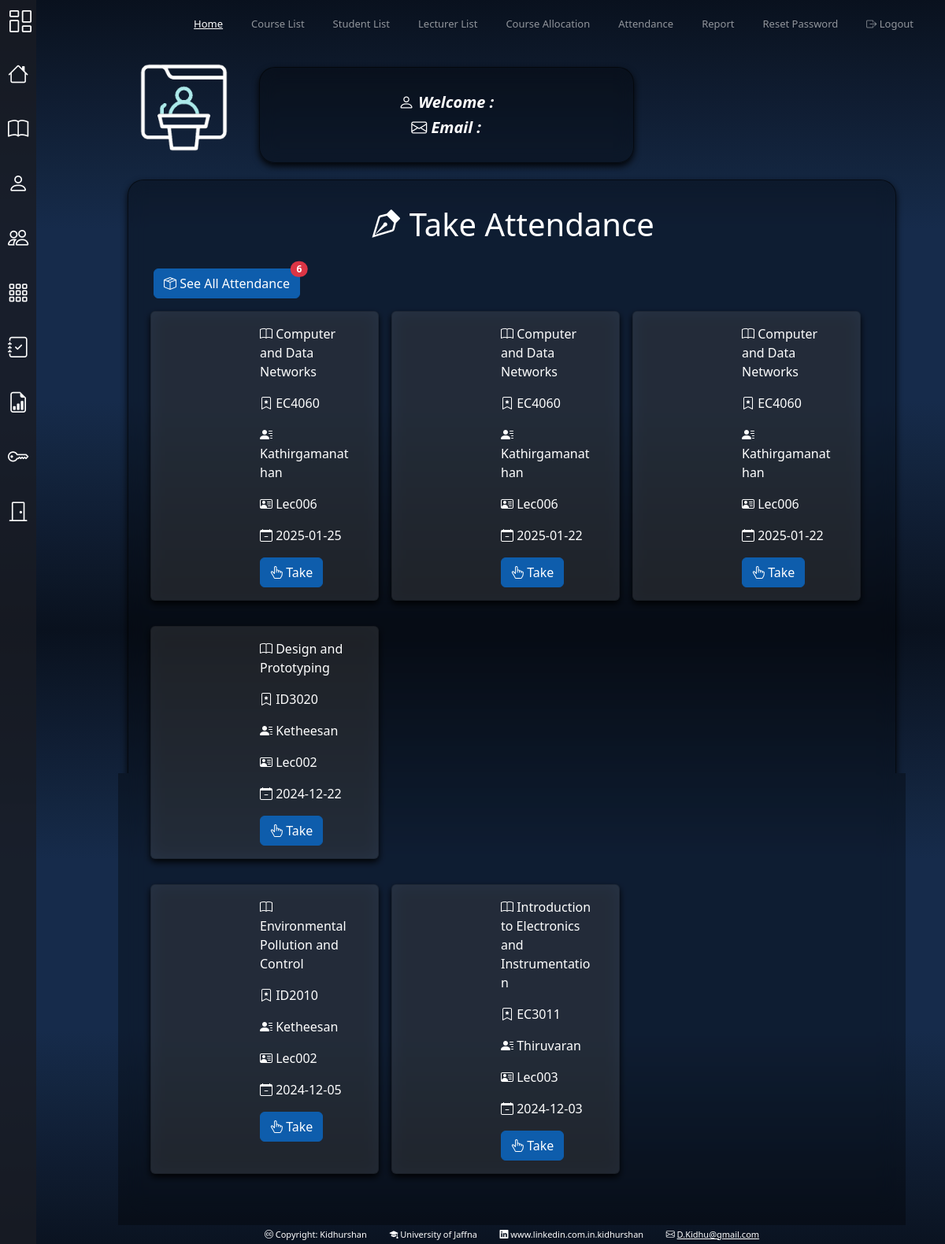
/MA_Dashboard/MA_index.php (signed in), run on the app's committed database.
### tables this page shows
CREATE TABLE `timeschedule` (
  `ScheduleID` int(11) NOT NULL,
  `AllocationID` int(100) NOT NULL,
  `Chapter` varchar(100) NOT NULL,
  `StartTime` varchar(100) NOT NULL,
  `EndTime` varchar(100) NOT NULL,
  `Date` date NOT NULL,
  `MA-Action` varchar(100) NOT NULL
);

CREATE TABLE `course` (
  `CourseCode` varchar(100) NOT NULL,
  `CourseName` varchar(100) NOT NULL,
  `Semester` int(11) NOT NULL,
  `Credit` int(11) NOT NULL,
  `LecHour` int(11) NOT NULL
);

CREATE TABLE `lecturer` (
  `Lecture-ID` varchar(100) NOT NULL,
  `Email` varchar(100) NOT NULL,
  `Password` varchar(100) NOT NULL,
  `FirstName` varchar(100) NOT NULL,
  `MidName` varchar(100) NOT NULL,
  `LastName` varchar(100) NOT NULL,
  `Profession` varchar(100) NOT NULL
);

### MA_Dashboard/MA_index.php (the view, shortened to what this page needs)
<!DOCTYPE html>
<html lang="en" data-bs-theme="white">
<head>
  <link href="https://cdn.jsdelivr.net/npm/bootstrap@5.3.0/dist/css/bootstrap.min.css" rel="stylesheet">
  <link href="https://cdn.jsdelivr.net/npm/bootstrap-icons/font/bootstrap-icons.css" rel="stylesheet">
  <link href="custom-styles.css" rel="stylesheet">
</head>
<body>
  <div class="sidebar">
    <ul class="nav flex-column">
        <li class="nav-item">
        <a class="nav-link" href="MA_index.php" data-bs-toggle="tooltip" data-bs-placement="right" title="Home">
            <i class="bi bi-house"></i>
        </a>
        </li>
        <li class="nav-item">
        <a class="nav-link" href="Course_List/Course_List.php" data-bs-toggle="tooltip" data-bs-placement="right" title="Course List">
            <i class="bi bi-book"></i>
        </a>
        </li>
        <li class="nav-item">
        <a class="nav-link" href="Student_List/Student_List.php" data-bs-toggle="tooltip" data-bs-placement="right" title="Student List">
            <i class="bi bi-person"></i>
        </a>
        </li>
        <li class="nav-item">
        <a class="nav-link" href="Lecture_List/Lecture_List.php" data-bs-toggle="tooltip" data-bs-placement="right" title="Lecturer List">
            <i class="bi bi-people"></i>
        </a>
        </li>
        <li class="nav-item">
        <a class="nav-link" href="Course_Allocation/Course_Allocation.php" data-bs-toggle="tooltip" data-bs-placement="right" title="Course Allocation">
            <i class="bi bi-grid-3x3-gap"></i>
        </a>
        </li>
        <li class="nav-item">
        <a class="nav-link" href="Attendance/Attendance.php" data-bs-toggle="tooltip" data-bs-placement="right" title="Attendance">
            <i class="bi bi-journal-check"></i>
        </a>
        </li>
        <li class="nav-item">
        <a class="nav-link" href="Report/Report.php" data-bs-toggle="tooltip" data-bs-placement="right" title="Report">
            <i class="bi bi-file-earmark-bar-graph"></i>
        </a>
        </li>
        <li class="nav-item">
        <a class="nav-link" href="Password_Reset/Password_Reset.php" data-bs-toggle="tooltip" data-bs-placement="right" title="Password Reset">
            <i class="bi bi-key"></i>
        </a>
        </li>
        <li class="nav-item">
        <a class="nav-link" href="../Login_MA/logout.php" data-bs-toggle="tooltip" data-bs-placement="right" title="Logout">
            <i class="bi bi-door-closed"></i>
        </a>
        </li>
    </ul>
  </div>
  <nav class="navbar navbar-expand-lg navbar-dark bg-dark">
    <div class="container-fluid">
    <a class="navbar-brand my-1" href="#" data-bs-toggle="offcanvas" data-bs-target="#offcanvasWithCarousel" aria-controls="offcanvasWithCarousel"><h3><i class="bi bi-columns-gap"></i></h3></a>
      <div class="collapse navbar-collapse" id="navbarNav">
        <ul class="navbar-nav ms-auto">
          <li class="nav-item">
            <a class="nav-link active " aria-current="page" href="MA_index.php">Home</a>
          </li>
          <li class="nav-item">
            <a class="nav-link " href="Course_List/Course_List.php">Course List</a>
          </li>
          <li class="nav-item">
            <a class="nav-link " href="Student_List/Student_List.php">Student List</a>
          </li>
          <li class="nav-item">
            <a class="nav-link " href="Lecture_List/Lecture_List.php">Lecturer List</a>
          </li>
          <li class="nav-item">
            <a class="nav-link " href="Course_Allocation/Course_Allocation.php">Course Allocation</a>
          </li>
          <li class="nav-item">
            <a class="nav-link " href="Attendance/Attendance.php">Attendance</a>
          </li>
          <li class="nav-item">
            <a class="nav-link " href="Report/Report.php">Report</a>
          </li>
          <li class="nav-item">
            <a class="nav-link " href="Password_Reset/Password_Reset.php">Reset Password</a>
          </li>
          <li class="nav-item">
            <a class="nav-link btn btn-outline-danger btn-sm" href="../Login_MA/logout.php"><span class="bi bi-box-arrow-right"></span> Logout</a>
          </li>
        </ul>
      </div>
    </div>
  </nav>
<div class="content">
        <div class="container">
            <?php
                $email=$_SESSION['Email'];
                include("connect.php");
                $sql ="SELECT * FROM ma WHERE Email='$email'";
                $result=mysqli_query($conn,$sql);
                $row=mysqli_fetch_array($result);
                ?>
            <div class="row mt-10">
                <div class="col-md-2">
                    <img src="../icons/anim-b/presentation.gif" class="img-fluid rounded" alt="Image">
                </div>
                <div class="col-md-6">
                    <div class="card head-card glass-effect p-3">
                        <div class="card-body">
                            <p class="card-title h5 fw-bold fst-italic text-center">
                            <i class="bi bi-person"></i> Welcome : <?php echo $row["FirstName"];?> <?php echo $row["MidName"];?> <?php echo $row["LastName"];?>
                            </p>
                            <p class="card-text h5 fw-bold fst-italic text-center">
                            <i class="bi bi-envelope"></i> Email : <?php echo $row["Email"];?>
                            </p>
                        </div>
                    </div>
                </div>
            </div>
            <div class="card head-card glass-effect p-3">
                <div class="card-body">
                    <h1 class="text-white text-center"><i class="bi bi-vector-pen"></i> Take Attendance</h1>
                    <br>
                    <?php
                        include("connect.php");
                        $query = "SELECT COUNT(*) as pendingCount FROM TimeSchedule WHERE `MA-Action` = 'Not'";
                        $result = mysqli_query($conn, $query);
                        $row = mysqli_fetch_assoc($result);
                        $pendingCount = $row['pendingCount'];
                        $rowsNeeded = ceil($pendingCount / 4);
                        ?>
                        <a href="Attendance/Attendance.php" class="btn btn-primary position-relative">
                        <i class="bi bi-box-seam"></i> See All Attendance
                            <span class="position-absolute top-0 start-100 translate-middle badge rounded-pill bg-danger">
                                <?php echo $pendingCount; ?>
                            </span>
                        </a>
                        <?php
                        $sql = "SELECT t.*, c.*, l.`Lecture-ID`,l.LastName FROM TimeSchedule t
                                JOIN CourseAllocation ca ON t.AllocationID = ca.AllocationID
                                JOIN course c ON ca.CourseCode = c.CourseCode
                                JOIN lecturer l ON ca.`Lecture-ID` = l.`Lecture-ID`
                                WHERE t.`MA-Action` = 'Not'
                                ORDER BY t.Date DESC";
                        $result_details = mysqli_query($conn, $sql);
                        for ($i = 0; $i < $rowsNeeded; $i++) {
                            echo '<div class="row">';
                            for ($j = 0; $j < 4 && $pendingCount > 0; $j++, $pendingCount--) {
                                $row_details = mysqli_fetch_assoc($result_details);
                                echo '<div class="card mx-2 my-3 custom-card">';
                                echo '<div class="row g-0">';
                                echo '<div class="col-md-5 d-flex align-items-center justify-content-center">';
                                echo '<script src="https://cdn.lordicon.com/lordicon.js"></script>
                                    <lord-icon
                                    src="https://cdn.lordicon.com/oqaajvyl.json"
                                    trigger="hover"
                                    colors="primary:#4fd3ff,secondary:#30fbf1"
                                    style="width:200px;height:200px">
                                    </lord-icon>';
                                echo '</div>';
                                echo '<div class="col-md-7">';
                                echo '<div class="card-body">';
                                echo '<p class="card-text"><i class="bi bi-book"></i> ' . $row_details['CourseName'] . '</p>';
                                echo '<p class="card-text"><i class="bi bi-bookmark-star"></i> ' . $row_details['CourseCode'] . '</p>';
                                echo '<p class="card-text"><i class="bi bi-person-lines-fill"></i> ' . $row_details['LastName'] .'</p>';
                                echo '<p class="card-text"><i class="bi bi-person-vcard"></i> ' . $row_details['Lecture-ID'] .'</p>';
                                echo '<p class="card-text"><i class="bi bi-calendar-minus"></i> ' . $row_details['Date'] . '</p>';
                                echo '<a href="Attendance/AttendanceTake.php?AllocationID=' . $row_details['AllocationID'] . '&ScheduleID=' . $row_details['ScheduleID'] . '" class="btn btn-primary"><i class="bi bi-hand-index-thumb"></i> Take</a>';
                                echo '</div>';
                                echo '</div>';
                                echo '</div>';
                                echo '</div>';
                            }
                            echo '</div>';
                        }
                        ?>
                </div>
        </div>
        <?php include 'footer.php'; ?>
</div>
</body>
</html>

### MA_Dashboard/footer.php
<div class="container my-3">
  <footer class="text-center text-white" style="background-color: transparent; border-radius: 8px;">
    <div class="p-1" style="font-size: 11px;">
      <i class="bi bi-cc-circle"></i> Copyright: Kidhurshan&nbsp;&nbsp;&nbsp;&nbsp;&nbsp;&nbsp;&nbsp;&nbsp;&nbsp;
      <i class="bi bi-mortarboard-fill"></i> University of Jaffna&nbsp;&nbsp;&nbsp;&nbsp;&nbsp;&nbsp;&nbsp;&nbsp;&nbsp;
      <i class="bi bi-linkedin"></i> www.linkedin.com.in.kidhurshan&nbsp;&nbsp;&nbsp;&nbsp;&nbsp;&nbsp;&nbsp;&nbsp;&nbsp;
      <i class="bi bi-envelope"></i> <a class="text-white" href="mailto:D.Kidhu@gmail.com">D.Kidhu@gmail.com</a>
    </div>
  </footer>
</div>

### MA_Dashboard/custom-styles.css (style rules this page uses)
:root { --bs-body-bg: rgba(232, 249, 255, 0.918); --bs-body-color: #242424; --bs-link-color: #c595ff; --bs-primary: #0e5dac; --bs-success: #22e285; --bs-danger: #ff3273; }
.btn-primary { background-color: var(--bs-primary) !important; border-color: var(--bs-primary) !important; color: white !important; }
body { background-image: linear-gradient(to bottom, #09111e, #0d1829, #101e34, #13253f, #162b4b, #162b4b, #162b4b, #162b4b, #13253f, #101e34, #0d1829, #09111e); background-size: cover; background-position: center; height: 100vh; display: flex; }
.sidebar { position: fixed; top: 0; bottom: 0; left: 0; z-index: 100; padding: 60px 0 0; background-color: rgba(25, 28, 36, 0.8); }
.navbar { position: fixed; top: 0; right: 0; left: 0; z-index: 1030; padding: 1px 0; background-color: transparent !important; }
.content { margin-top: 65px; margin-left: 150px; width: calc(100% - 200px); }
.navbar-brand, .nav-link { font-size: 13px; }
.sidebar .nav-link { color: #fff; font-size: 35px; padding: 15px 10px; text-align: center; }
.sidebar .nav-link i { font-size: 0.75em; display: block; }
nav ul { list-style: none; padding: 0; display: flex; }
nav ul li { margin-right: 20px; }
nav ul li a { text-decoration: none; color: black; position: relative; display: inline-block; padding-bottom: 5px; }
nav ul li a::after { content: ''; position: absolute; left: 0; bottom: 0; height: 2px; width: 100%; background-color: white; transform: scaleX(0); transform-origin: right; transition: transform 0.3s ease; }
.navbar-nav .nav-link.active { text-decoration: underline; }

### MA_Dashboard/MA_index.php (style rules this page uses)
.head-card { background: rgba(0, 0, 0, 0.5); color:white; backdrop-filter: blur(10px); box-shadow: 0px 4px 8px rgba(0, 0, 0, 0.9); }
.custom-card { width: 290px; background: rgba(255, 255, 255, 0.1); color:white; backdrop-filter: blur(10px); box-shadow: 0px 4px 8px rgba(0, 0, 0, 0.9); }
.glass-effect { background: rgba(0, 0, 0, 0.32); color:white; backdrop-filter: blur(10px); -webkit-backdrop-filter: blur(10px); margin-top:20px; border-radius: 20px; border: 1px solid rgba(0, 0, 0, 0.53); }

### data on the page
timeschedule: course.CourseName "Computer and Data Networks", course.CourseCode "EC4060", lecturer.LastName "Kathirgamanathan", lecturer.Lecture-ID "Lec006", Date "2025-01-25"
timeschedule: course.CourseName "Computer and Data Networks", course.CourseCode "EC4060", lecturer.LastName "Kathirgamanathan", lecturer.Lecture-ID "Lec006", Date "2025-01-22"
timeschedule: course.CourseName "Computer and Data Networks", course.CourseCode "EC4060", lecturer.LastName "Kathirgamanathan", lecturer.Lecture-ID "Lec006", Date "2025-01-22"
timeschedule: course.CourseName "Design and Prototyping", course.CourseCode "ID3020", lecturer.LastName "Ketheesan", lecturer.Lecture-ID "Lec002", Date "2024-12-22"
timeschedule: course.CourseName "Environmental Pollution and Control", course.CourseCode "ID2010", lecturer.LastName "Ketheesan", lecturer.Lecture-ID "Lec002", Date "2024-12-05"
timeschedule: course.CourseName "Introduction to Electronics and Instrumentation", course.CourseCode "EC3011", lecturer.LastName "Thiruvaran", lecturer.Lecture-ID "Lec003", Date "2024-12-03"

### other printed values
$pendingCount "6"
